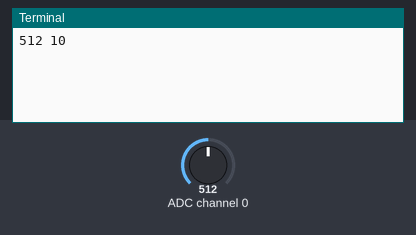
A program run on a simulated Raspberry Pi (BCM pin numbers). Parts: the last lines printed to the terminal. Inputs (shaded band) come from the test bench; at power-on: ADC channel 0 = 512 (analog values on the 0–1023 scale). Web requests get an empty 200 reply after 0.4 s.

Above: at 1.2 s.
1.3 s: ADC channel 0 set to 716
At 3.2 s:
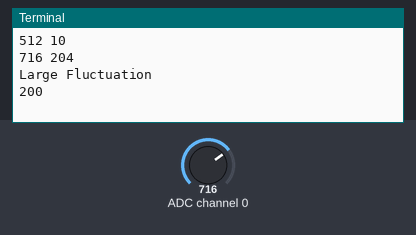
3.9 s: ADC channel 0 set to 240
At 4.66 s:
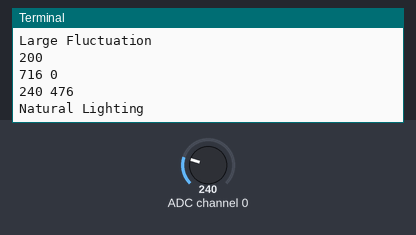
5.9 s: ADC channel 0 set to 260
At 7.06 s:
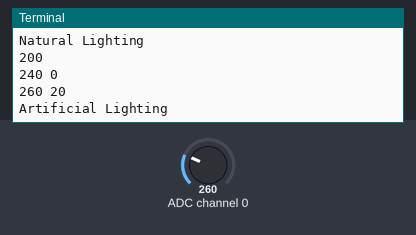
Timing chart, 0 to 8.9 s (numbered marks = the images above; inputs shaded):
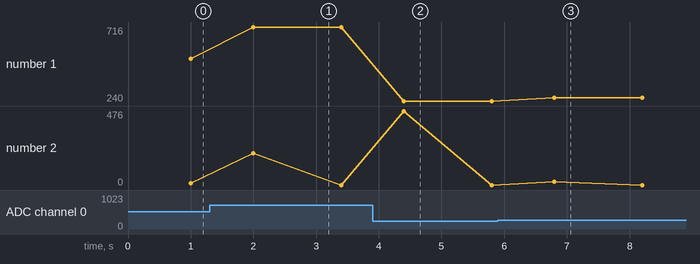

Measured:
- after the input at 1.3 s, the terminal: prints a new line after 0.70 s (image 1)
- after the input at 3.9 s, the terminal: prints a new line after 0.50 s (image 2)
- after the input at 5.9 s, the terminal: prints a new line after 0.90 s (image 3)
- plotted number 1: 512 → 716 after the input at 1.3 s, 716 → 240 after the input at 3.9 s, 240 → 260 after the input at 5.9 s

The program:

lumen.py
```python
#!/usr/bin/python
import time
import json
import spidev
import requests

# This program reads an analog value form a light sensor attached to port 0 on the MCP3008 Chip

spi = spidev.SpiDev()
adc_port = 0
threshold0 = 10
threshold1 = 250

variance = 5

d1 = 50
d2 = 100
d3 = 150

host = "https://png.d2d.msg.intuit.com/api/v2/push"
senderId = "********"
dry_run = False
message = """{"style": "BigTextStyle", "contentTitle": "Lumen Raspi", "contentText": "$COND$","BigTextStyle": {"bigContentTitle": "Lumen Raspi $COND$","bigText": "Lighting conditions changed from $K0$ to $K1$","summary": "Lighting changed from $K0$ to $K1$"},"smallIcon": "ic_lightbulb","background": "ic_lightbulb_$ICON$"}"""


def analog_read(port, bus=0, ce=0):
    """Read the given ADC port and preform the necessary shifting of bits"""
    spi.open(bus, ce)  # CE port that the MCP3008 is connected to
    if (port > 7) or (port < 0):
        print 'analog_read -- Port Error, Must use a port between 0 and 7'
        return -1
    r = spi.xfer2([1, (8 + port) << 4, 0])
    value = ((r[1] & 3) << 8) + r[2]
    spi.close()
    return value


def encode_msg(grp, k1, k0, cond, icon):
    """Create a JSON message structure to be processed at PNG, enclosed payload is for the mobile/wear target

    :param grp: receiver group or groups
    :param k1: most current sensor reading
    :param k0: previous sensor reading
    :param cond: current lighting condition
    :param icon: icon-identifier
    :return:json encoded payload inside envelope
    """
    data = dict()
    data['payload'] = message.replace("$K1$", str(k1)).replace("$K0$", str(k0)).replace("$COND$", cond).replace(
        "$ICON$",
        icon)

    gcm = dict()
    gcm['dry_run'] = dry_run
    gcm['time_to_live'] = 1
    gcm['groups'] = grp
    gcm['data'] = data

    msg = dict()
    msg['senderId'] = senderId
    msg['gcm'] = gcm
    return json.dumps(msg)


def interpret_data(k0, k1):
    """Determine if lighting conditions have changed since the last reading

    :param k0: previous reading
    :param k1: current sensor reading
    :return: json encoded message, to be consumed by an Intuit Wear SDK client
    """
    icon = "b"
    cond = ""
    groups = list()

    if d >= d1:
        groups.append('d1')
        cond = "Small Fluctuation"
        icon = "r"
    if d >= d2:
        groups.append('d2')
        cond = "Medium Fluctuation"
    if d >= d3:
        groups.append('d3')
        cond = "Large Fluctuation"

    if k0 < threshold1 < k1:
        # natural to artificial
        groups.append('artificial')
        icon = "y"
        cond = "Artificial Lighting"
    elif k0 > threshold1 > k1 :
        # artificial to natural
        groups.append('natural')
        icon = "g"
        cond = "Natural Lighting"
    elif k0 < threshold0 < k1:
        # dark to natural or artificial
        if k1 < threshold1:
            groups.append('natural')
            icon = "g"
            cond = "Natural Lighting"
        else:
            groups.append('artificial')
            icon = "y"
            cond = "Artificial Lighting"
    elif k0 > threshold0 > k1 :
        # natural or artificial to darkness
        groups.append('dark')
        cond = "Absence of Light"

    if 0 < len(groups):
        print cond
        return encode_msg(groups, k1, k0, cond, icon)
    else:
        return None


k0 = analog_read(adc_port) - threshold0
while True:
    time.sleep(1)  # Wait a second
    k1 = analog_read(adc_port)
    d = abs(k1 - k0)
    print k1, d
    if (d > variance):
        msg = interpret_data(k0, k1)
        k0 = k1
        if (msg):
            try:
                r = requests.post(host, headers={'Content-Type': 'application/json'}, data=msg)
                print r.status_code
            except:
                pass
```
